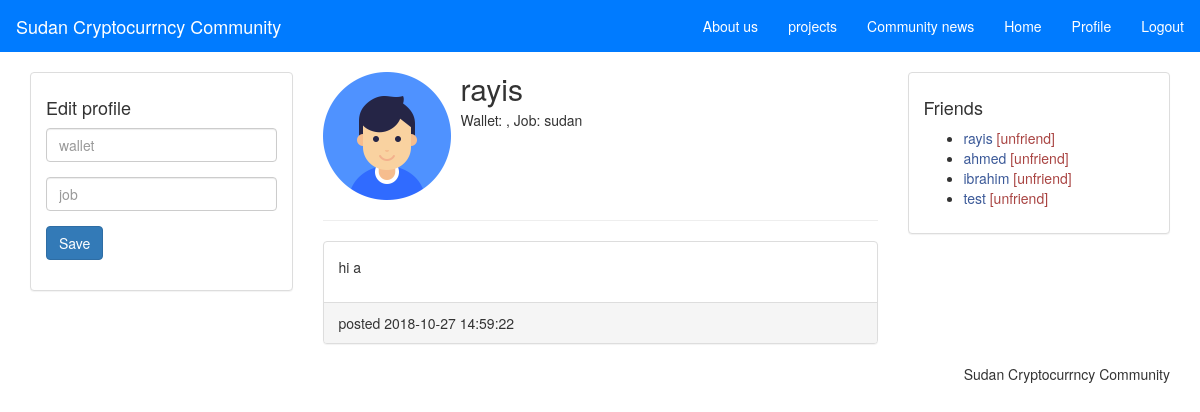
/profile.php?username=rayis (signed in), run on the app's committed database.
### tables this page shows
CREATE TABLE IF NOT EXISTS `users` (
`id` int(11) NOT NULL,
  `username` varchar(30) NOT NULL,
  `password` varchar(255) NOT NULL,
  `status` varchar(150) NOT NULL,
  `profile_image_url` varchar(200) NOT NULL,
  `location` varchar(30) NOT NULL
);

CREATE TABLE IF NOT EXISTS `posts` (
`id` int(11) NOT NULL,
  `content` text NOT NULL,
  `user_id` int(11) NOT NULL,
  `created_at` datetime NOT NULL DEFAULT CURRENT_TIMESTAMP
);

CREATE TABLE IF NOT EXISTS `friends` (
`id` int(11) NOT NULL,
  `user_id` int(11) NOT NULL,
  `friend_id` int(11) NOT NULL
);

### profile.php (the view, shortened to what this page needs)
<?php require_once "functions.php"; ?>
<?php include "header.php" ?>
<?php
  $sql = "SELECT id, username, status, profile_image_url, location FROM users WHERE username = ?";
  $statement = $conn->prepare($sql);
  $statement->bind_param('s', $_GET['username']);
  $statement->execute();
  $statement->store_result();
  $statement->bind_result($id, $username, $status, $profile_image_url, $location);
?>
<main class="container">
  <div class="row">
    <div class="col-md-3">
      <div class="panel panel-default">
        <div class="panel-body">
          <h4>Edit profile</h4>
          <form method="post" action="php/edit-profile.php">
            <div class="form-group">
              <input class="form-control" type="text" name="status" placeholder="wallet" value="">
            </div>
            <div class="form-group">
              <input class="form-control" type="text" name="location" placeholder="job" value="">
            </div>
            <div class="form-group">
              <input class="btn btn-primary" type="submit" value="Save">
            </div>
          </form>
        </div>
      </div>
    </div>
    <div class="col-md-6">
      <div class="media">
        <div class="media-left">
          <img src="img/my_avatar.png" class="media-object" style="width: 128px; height: 128px;">
        </div>
        <div class="media-body">
          <h2 class="media-heading"><?php echo $username; ?></h2>
          <p>Wallet: <?php echo $status; ?>, Job: <?php echo $location; ?></p>
        </div>
      </div>
      <hr>
      <div>
        <?php
          $posts_sql = "SELECT * FROM posts WHERE user_id = {$id} ORDER BY created_at DESC";
          $result = $conn->query($posts_sql);
          if ($result->num_rows > 0) {
            while($post = $result->fetch_assoc()) {
              ?>
                <div class="panel panel-default">
                  <div class="panel-body">
                    <p><?php echo $post['content']; ?></p>
                  </div>
                  <div class="panel-footer">
                    <span>posted <?php echo $post['created_at']; ?></span>
                  </div>
                </div>
              <?php
            }
          } else {
            ?>
              <p class="text-center">No posts yet!</p>
            <?php
          }
        ?>
      </div>
    </div>
    <div class="col-md-3">
      <div class="panel panel-default">
        <div class="panel-body">
          <h4>Friends</h4>
          <?php
            $sql = "SELECT * FROM friends WHERE user_id = {$_SESSION['user_id']}";
            $result = $conn->query($sql);
            if ($result->num_rows > 0) { ?>
              <ul>
                <?php
                  while($friend = $result->fetch_assoc()) { ?>
                    <li>
                      <?php
                        $u_sql = "SELECT * FROM users WHERE id = {$friend['friend_id']} LIMIT 1";
                        $u_result = $conn->query($u_sql);
                        $fc_user = $u_result->fetch_assoc();
                      ?>
                      <a href="profile.php?username=<?php echo $fc_user['username']; ?>"><?php echo $fc_user['username']; ?></a>
                      <a class="text-danger" href="php/remove-friend.php?uid=<?php echo $fc_user['id']; ?>">[unfriend]</a>
                    </li>
                <?php } ?>
              </ul>
            <?php } else { ?>
              <p class="text-center">No friend requests!</p>
            <?php } ?>
        </div>
      </div>
    </div>
  </div>
</main>
<?php include "footer.php" ?>

### css/style.css (style rules this page uses)
a { color: #3b5998; }

### data on the page
users: username "rayis", location "sudan"
posts: content "hi a", created_at "2018-10-27 14:59:22"
friends: users.username "rayis"
friends: users.username "ahmed"
friends: users.username "ibrahim"
friends: users.username "test"
